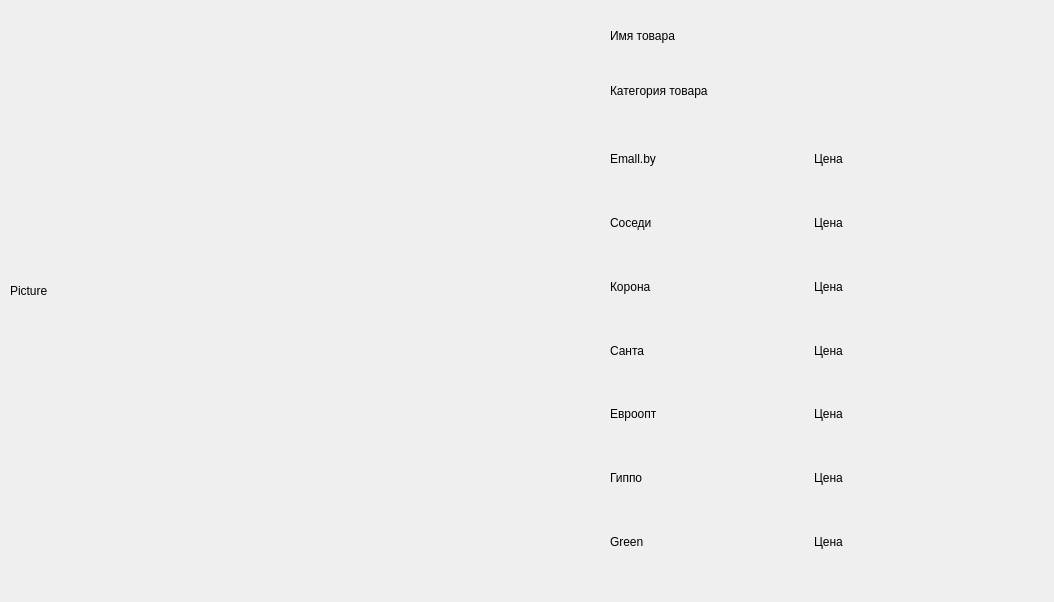
<?xml version="1.0" encoding="UTF-8"?>
<ui version="4.0">
 <class>ProductWidget</class>
 <widget class="QWidget" name="ProductWidget">
  <property name="geometry">
   <rect>
    <x>0</x>
    <y>0</y>
    <width>1054</width>
    <height>602</height>
   </rect>
  </property>
  <property name="windowTitle">
   <string>Form</string>
  </property>
  <widget class="QLabel" name="nameProduct">
   <property name="geometry">
    <rect>
     <x>610</x>
     <y>10</y>
     <width>551</width>
     <height>51</height>
    </rect>
   </property>
   <property name="text">
    <string>Имя товара</string>
   </property>
  </widget>
  <widget class="QWidget" name="horizontalLayoutWidget">
   <property name="geometry">
    <rect>
     <x>610</x>
     <y>130</y>
     <width>401</width>
     <height>441</height>
    </rect>
   </property>
   <layout class="QHBoxLayout" name="horizontalLayout">
    <item>
     <layout class="QVBoxLayout" name="verticalLayout_2">
      <item>
       <widget class="QLabel" name="labelShop_1">
        <property name="text">
         <string>Emall.by</string>
        </property>
       </widget>
      </item>
      <item>
       <widget class="QLabel" name="labelShop_2">
        <property name="text">
         <string>Соседи</string>
        </property>
       </widget>
      </item>
      <item>
       <widget class="QLabel" name="labelShop_3">
        <property name="text">
         <string>Корона</string>
        </property>
       </widget>
      </item>
      <item>
       <widget class="QLabel" name="labelShop_4">
        <property name="text">
         <string>Санта</string>
        </property>
       </widget>
      </item>
      <item>
       <widget class="QLabel" name="labelShop_5">
        <property name="text">
         <string>Евроопт</string>
        </property>
       </widget>
      </item>
      <item>
       <widget class="QLabel" name="labelShop_6">
        <property name="text">
         <string>Гиппо</string>
        </property>
       </widget>
      </item>
      <item>
       <widget class="QLabel" name="labelShop_7">
        <property name="text">
         <string>Green</string>
        </property>
       </widget>
      </item>
     </layout>
    </item>
    <item>
     <layout class="QVBoxLayout" name="verticalLayout">
      <item>
       <widget class="QLabel" name="labelPriceFirstShop">
        <property name="text">
         <string>Цена</string>
        </property>
       </widget>
      </item>
      <item>
       <widget class="QLabel" name="labelPriceSecondShop">
        <property name="text">
         <string>Цена</string>
        </property>
       </widget>
      </item>
      <item>
       <widget class="QLabel" name="labelPriceThirdShop">
        <property name="text">
         <string>Цена</string>
        </property>
       </widget>
      </item>
      <item>
       <widget class="QLabel" name="labelPriceFourthShop">
        <property name="text">
         <string>Цена</string>
        </property>
       </widget>
      </item>
      <item>
       <widget class="QLabel" name="labelPriceFifthShop">
        <property name="text">
         <string>Цена</string>
        </property>
       </widget>
      </item>
      <item>
       <widget class="QLabel" name="labelPriceSixthShop">
        <property name="text">
         <string>Цена</string>
        </property>
       </widget>
      </item>
      <item>
       <widget class="QLabel" name="labelPriceSeventhShop">
        <property name="text">
         <string>Цена</string>
        </property>
       </widget>
      </item>
     </layout>
    </item>
   </layout>
  </widget>
  <widget class="QLabel" name="categoryProduct">
   <property name="geometry">
    <rect>
     <x>610</x>
     <y>70</y>
     <width>271</width>
     <height>41</height>
    </rect>
   </property>
   <property name="text">
    <string>Категория товара</string>
   </property>
  </widget>
  <widget class="QLabel" name="label">
   <property name="geometry">
    <rect>
     <x>10</x>
     <y>10</y>
     <width>561</width>
     <height>561</height>
    </rect>
   </property>
   <property name="text">
    <string>Picture</string>
   </property>
  </widget>
 </widget>
 <resources/>
 <connections/>
</ui>
